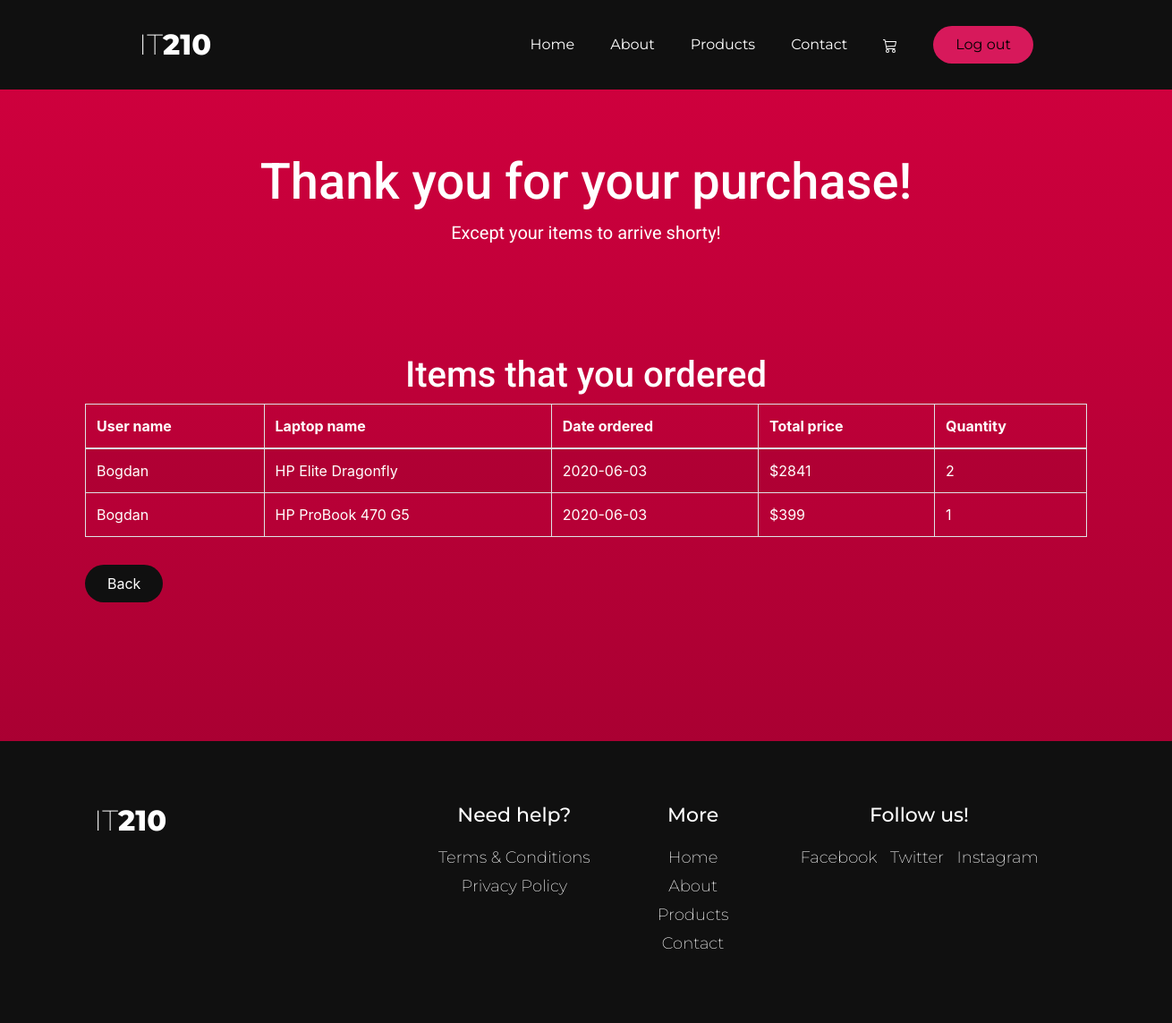
/paid.php (signed in), run on the app's committed database.
### tables this page shows
CREATE TABLE `facture` (
  `facture_id` int(10) UNSIGNED NOT NULL,
  `date` date NOT NULL DEFAULT current_timestamp(),
  `sum` int(11) NOT NULL,
  `user_id` int(10) UNSIGNED NOT NULL,
  `fact_item_id` int(10) UNSIGNED NOT NULL
);

CREATE TABLE `korisnici` (
  `id` int(11) UNSIGNED NOT NULL,
  `username` varchar(255) NOT NULL,
  `email` text NOT NULL,
  `password` varchar(255) NOT NULL,
  `role_id` int(11) UNSIGNED NOT NULL
);

CREATE TABLE `laptops` (
  `laptop_id` int(11) UNSIGNED NOT NULL,
  `laptop_name` text NOT NULL,
  `laptop_description` text NOT NULL,
  `image` varchar(255) NOT NULL,
  `price` double NOT NULL,
  `quantity` int(10) UNSIGNED NOT NULL
);

CREATE TABLE `facture_item` (
  `fac_item_id` int(10) UNSIGNED NOT NULL,
  `quantity` int(10) UNSIGNED NOT NULL,
  `price` double UNSIGNED NOT NULL,
  `laptop_id` int(10) UNSIGNED NOT NULL
);

### paid.php (the view, shortened to what this page needs)
<?php
require_once('header.php');
if(isset($_SESSION['username'])){
    $username_id = trim($_SESSION['user_id']);
    require_once('dbutil/dbConnection.php');
?>
    </head>
        <div class="wrapper">
            <div class="container">
                <div class="container_paid">
                <h1 id="main_title">Thank you for your purchase!</h1>
                    <p class="paid_p">Except your items to arrive shorty!</p>
                </div>
                <div class="container_information">
                    <h2>Items that you ordered</h2>
                    <?php
                        $sql = "SELECT facture.date, facture.sum, laptops.laptop_name, korisnici.username, facture_item.quantity FROM facture
                                JOIN korisnici ON korisnici.id = facture.user_id
                                JOIN facture_item ON facture_item.fac_item_id = facture.fact_item_id
                                JOIN laptops ON laptops.laptop_id = facture_item.laptop_id WHERE facture.user_id = '$username_id'";
                        if($result = mysqli_query($conn, $sql)){
                                if($stmt = mysqli_query($conn, $sql)) {
                                    if (mysqli_num_rows($result) > 0) {
                    ?>
                    <table class="table table-bordered table-striped tabela">
                            <thead>
                                <tr>
                                    <th>User name</th>
                                    <th>Laptop name</th>
                                    <th>Date ordered</th>
                                    <th>Total price</th>
                                    <th>Quantity</th>
                                </tr>
                            </thead>
                            <tbody>
                            <?php
                            while($row = mysqli_fetch_array($stmt)) {
                                echo "<tr>";
                                echo "<td>" . $row['username'] . "</td>";
                                echo "<td>" . $row['laptop_name'] . "</td>";
                                echo "<td>" . $row['date'] . "</td>";
                                echo "<td>$" . $row['sum'] . "</td>";
                                echo "<td>" . $row['quantity'] . "</td>";
                                echo "</tr>";
                            }
                            ?>
                            </tbody>
                    </table>
                    <?php
                        } else {
                            echo "ERROR: " . mysqli_error($conn);
                            }
                        } else {
                            echo "ERROR: " . mysqli_error($conn);
                          }
                        }
                    ?>
                    <a href="index.php"><button class="button btn-read-more" type="submit" value="purchase" name="purchase">Back</button></a>
                </div>
            </div>
        </div>
    </body>
</html>
<?php
    require_once('footer.php');
} else {
    header('location: index.php');
    exit();
}
?>

### style.css (style rules this page uses)
* { margin: 0; padding: 0; list-style: none; text-decoration: none !important; box-sizing: border-box; }
button { padding: 9px 25px; background-color: rgba(215, 25, 91, 1); border: none; border-radius: 50px; cursor: pointer; transition: all 0.3s ease 0s; }
.wrapper { height: 100%; width: 1300px; margin: 0 auto; padding: 10px; position: relative; }
.container { height: 100%; width: 1150px; margin: 0 auto; padding: 10px; position: relative; }
h1 { font-size: 56px; font-family: 'Roboto'; color: white; }
h2 { font-size: 40px; font-family: 'Roboto'; color: white; }
p { font-size: 20px; font-family: 'Roboto'; color: white; }
.btn-read-more { margin: 15px auto; background-color: #101010; color: white; }

### paid.php (style rules this page uses)
#main_title { text-align: center; }
.paid_p { text-align: center; }
.container_paid { margin: 50px 0; position: relative; height: 100%; width: 100%; }
h2 { text-align: center; }
th { color: white; }
td { color: white; }
a { color: white; }
.container_information { margin: 120px 0; }

### data on the page
facture: user.username "Bogdan", laptops.laptop_name "HP Elite Dragonfly", date "2020-06-03", sum "2841", fact_item.quantity "2"
facture: user.username "Bogdan", laptops.laptop_name "HP ProBook 470 G5", date "2020-06-03", sum "399", fact_item.quantity "1"
